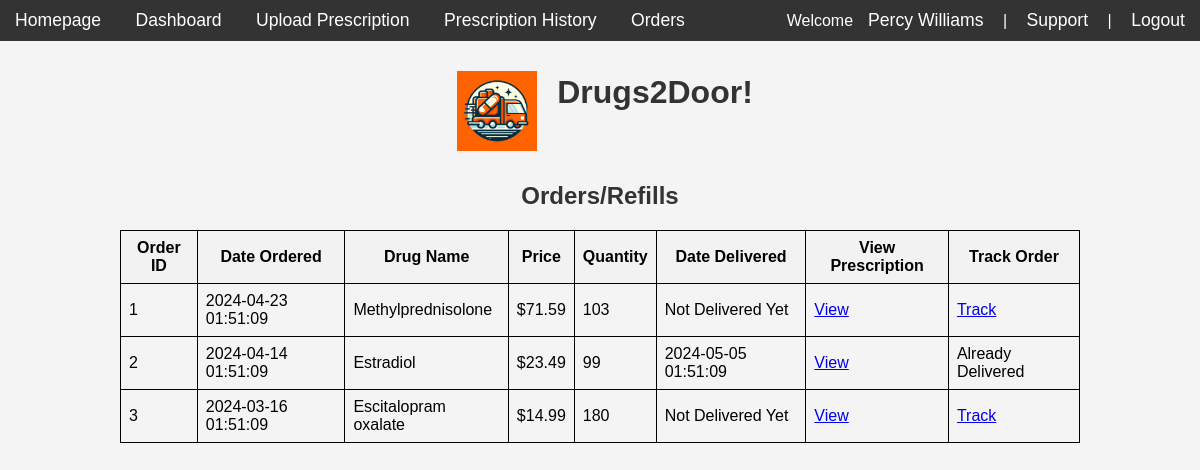
/orders (signed in), run on the app's committed database.
### models.py (models this page shows, shortened)
class User(db.Model):
  __tablename__ = 'users'
  id = db.Column(db.Integer, primary_key=True)
  name = db.Column(db.String(100), nullable=False)
  email = db.Column(db.String(120), unique=True, nullable=False)
  password = db.Column(db.String(128), nullable=False)
  address = db.Column(db.String(255), nullable=True)
  phone = db.Column(db.String(20))
  @property
  def is_authenticated(self):
    return bool(self.password)
  orders = relationship('Order', backref='user')

class Order(db.Model):
  id = db.Column(Integer, primary_key=True)
  user_id = db.Column(db.Integer, ForeignKey('users.id'))
  items = relationship('DrugOrder', back_populates='order')

class DrugOrder(db.Model):
  id = db.Column(Integer, primary_key=True)
  order_id = db.Column(Integer, ForeignKey('order.id'), nullable=False)
  drug_id = db.Column(Integer, ForeignKey('drug.id'), nullable=False)
  quantity = db.Column(Integer, nullable=False)
  date_ordered = db.Column(DateTime, nullable=False)
  date_delivered = db.Column(DateTime)
  prescription_approved = db.Column(Boolean, default=False)
  drug = relationship('Drug', back_populates='items')
  order = relationship('Order', back_populates='items')

class Drug(db.Model):
  id = db.Column(Integer, primary_key=True)
  name = db.Column(String(200), nullable=False, unique=True)
  price = db.Column(db.Numeric(10, 2), nullable=False)
  items = relationship('DrugOrder', back_populates='drug')

### app.py (the view)
@app.route('/orders')
def orders():
    orders = Order.query.filter_by(user_id=current_user.id).join(DrugOrder).order_by(DrugOrder.date_ordered.desc()).all()
    return render_template('orders.html', orders=orders)

### app.py (called while the page is built)
@login_manager.user_loader
def load_user(user_id):
    return User.query.get(int(user_id))

### templates/orders.html
{% extends "base.html" %}
{% block content %}
<h2>Orders/Refills</h2>
{% if current_user.is_authenticated %}
  {% if current_user.orders %}
    <table style="width: 80%; table-layout: auto;">
      <thead>
        <tr>
          <th>Order ID</th>
          <th>Date Ordered</th>
          <th>Drug Name</th>
          <th>Price</th>
          <th>Quantity</th>
          <th>Date Delivered</th>
          <th>View Prescription</th>
          <th>Track Order</th>
        </tr>
      </thead>
      <tbody>
        {% for order in orders %}
        {% for drug_order in order.items %}
        <tr>
            <td>{{ order.id }}</td>
            <td>{{ drug_order.date_ordered.strftime('%Y-%m-%d %H:%M:%S') }}</td>
            <td>{{ drug_order.drug.name }}</td>
            <td>&#36;{{ drug_order.drug.price }}</td>
            <td>{{ drug_order.quantity }}</td>
            <td>{{ drug_order.date_delivered.strftime('%Y-%m-%d %H:%M:%S') if drug_order.date_delivered else 'Not Delivered Yet' }}</td>
            <td><a href="{{ url_for('history', order_id=order.id) }}">View</a></td>
            <td>
                {% if drug_order.date_delivered %}
                Already Delivered
                {% else %}
                <a href="{{ url_for('history', order_id=order.id) }}">Track</a>
                {% endif %}
            </td>
        </tr>
        {% endfor %}
    {% endfor %}
      </tbody>
    </table>
  {% else %}
    <p>No orders to show.</p>
  {% endif %}
{% else %}
  <p>You need to be logged in to view your orders.</p>
  <div style="text-align: center;">
    <a href="{{ url_for('login') }}">Login</a>
  </div>
{% endif %}
{% endblock %}

### templates/base.html (shortened to what this page needs)
<!doctype html>
<html lang="en">
<head>
    <link rel="stylesheet" href="{{ url_for('static', filename='css/styles.css') }}">
</head>
<body>
    <nav>
        <a href="{{ url_for('home') }}">Homepage</a>
        {% if current_user.is_authenticated %}
            <a href="{{ url_for('dashboard') }}">Dashboard</a>
            <a href="{{ url_for('upload') }}">Upload Prescription</a>
            <a href="{{ url_for('history') }}">Prescription History</a>
            <a href="{{ url_for('orders') }}">Orders</a>
            <div class="right-align">
                <span>Welcome<a href="{{ url_for('userdetails') }}">{{ current_user.name }}</a></span> |
                <a href="{{ url_for('support') }}">Support</a> |
                <a href="{{ url_for('logout') }}">Logout</a>
            </div>
        {% else %}
            <div class="right-align">
                <a href="{{ url_for('register') }}">Register</a> |
                <a href="{{ url_for('login') }}">Login</a>
            </div>
        {% endif %}
    </nav>
    {% if request.endpoint == 'home' %}
        <a href="{{ url_for('home') }}"><img src="{{ url_for('static', filename='images/logo.png') }}" alt="Drugs2Door Logo" class="logo"></a>
        <h1> Welcome to Drugs2Door!</h1>
        <h2> Your Dose Delivered, Stat!</h2>
    {% else %}
        <div class="header">
            <a href="{{ url_for('home') }}"><img src="{{ url_for('static', filename='images/logo.png') }}" alt="Drugs2Door Logo" class="logo"></a>
            <h1>Drugs2Door!</h1>
        </div>
    {% endif %}
    <br>
    {% block content %}{% endblock %}
</body>
</html>

### static/css/styles.css (style rules this page uses)
body { font-family: Arial, sans-serif; margin: 0; padding: 0; background-color: #f4f4f4; }
nav { background-color: #333; color: #fff; padding: 10px 0; text-align: left; }
nav a { color: #fff; margin: 0 15px; text-decoration: none; font-size: 1.1em; }
h1 { color: #333; text-align: center; }
h2 { color: #333; text-align: center; }
table { width: 55%; border-collapse: collapse; margin: 0 auto; }
th, td { border: 1px solid #000000; padding: 8px; text-align: left; }
th { background-color: #f2f2f2; }
.logo { display: block; margin-top: 20px; margin-left: auto; margin-right: auto; margin-bottom: -17px; width: 300px; height: auto; padding: 10px; }
th { text-align: center; }
.right-align { float: right; }

### templates/base.html (style rules this page uses)
.logo { height: 80px; width: 80px; margin-right: 10px; }
.logo { height: 80px; width: 80px; }
.header { display: flex; align-items: center; justify-content: center; text-align: center; }
.right-align { float: right; }

### data on the page
User: name "Percy Williams"
Order: id "1"
DrugOrder: date_ordered "2024-04-23 01:51:09", drug.name "Methylprednisolone", drug.price "71.59", quantity "103", date_delivered "Not Delivered Yet"
Order: id "2"
DrugOrder: date_ordered "2024-04-14 01:51:09", drug.name "Estradiol", drug.price "23.49", quantity "99", date_delivered "2024-05-05 01:51:09", shows "Already Delivered"
Order: id "3"
DrugOrder: date_ordered "2024-03-16 01:51:09", drug.name "Escitalopram oxalate", drug.price "14.99", quantity "180", date_delivered "Not Delivered Yet"
